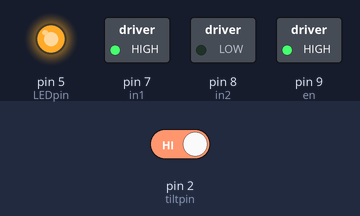
This sketch was run on a simulated Arduino Uno, built with avr-gcc and run on an emulated ATmega328P. Shown: switched loads named in the sketch (green lamp = pin HIGH), output pins drawn as LEDs (lit = HIGH). The inputs (shaded band) are chosen by the test bench; at power-on: pin 2 (tiltpin) HIGH.

Above: at 4.8 s.
4.9 s: pin 2 (tiltpin) driven LOW
At 7.2 s:
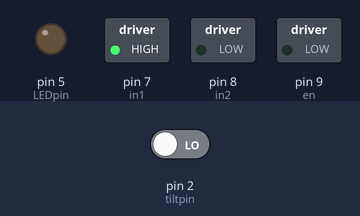
7.6 s: pin 2 (tiltpin) driven HIGH
At 8.7 s:
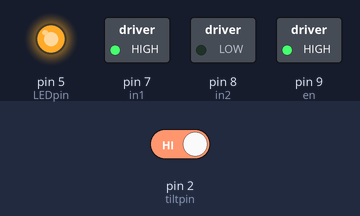
Timing chart, 0 to 10.6 s (numbered marks = the images above; inputs shaded):
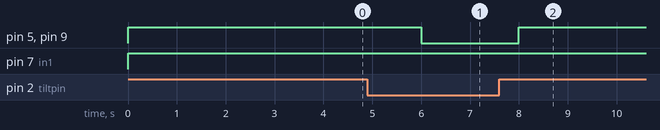

Measured:
- after the input at 4.9 s, pin 5 (LEDpin), pin 9 (en): HIGH → LOW after 1.1 s
- after the input at 7.6 s, pin 5 (LEDpin), pin 9 (en): LOW → HIGH after 0.40 s

The sketch:

tiltdcmotor.ino
```cpp
int en = 9;
int in1 = 7;
int in2 = 8;
int speedmotor=255;
int tiltpin=2;
int tiltvalue;
int LEDpin=5;
void setup() {

  pinMode(en, OUTPUT);
  pinMode(in1, OUTPUT);
  pinMode(in2, OUTPUT);
  pinMode(tiltpin,INPUT_PULLUP);
  pinMode(LEDpin,OUTPUT);
}

void loop() {
  tiltvalue=digitalRead(tiltpin);
  if(tiltvalue==HIGH){
  // Motor forward
  analogWrite(en,speedmotor);
  digitalWrite(in1, HIGH);
  digitalWrite(in2, LOW);
  digitalWrite(LEDpin,HIGH);
  }
  else{
  digitalWrite(en, 0);
  digitalWrite(LEDpin,LOW);
  }

  delay(2000);
}
```
